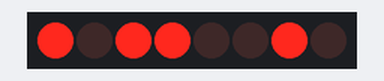
Bench run of a sketch on a simulated Arduino Uno, built with avr-gcc and run on an emulated ATmega328P. Parts: 8 shift-register outputs drawn as a row of LEDs (first output left, lit = HIGH). Wiring (inferred from the names in the program): shift register (74HC595): data pin 12; shift clock pin 9; latch pin 11. Wiring (inferred from the signals the program sends): row of LEDs: on Q0, Q1, Q2, Q3, Q4, Q5, Q6, Q7.

Above: at 0.5 s.
At 2.5 s:
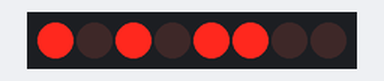
At 3.5 s:
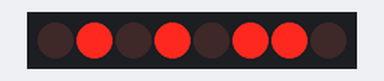
At 4.5 s:
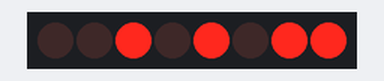
At 6.5 s:
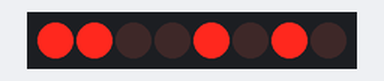
At 9.5 s:
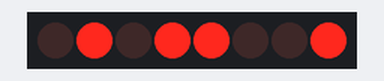
Timing chart, 0 to 10.4 s (numbered marks = the images above):
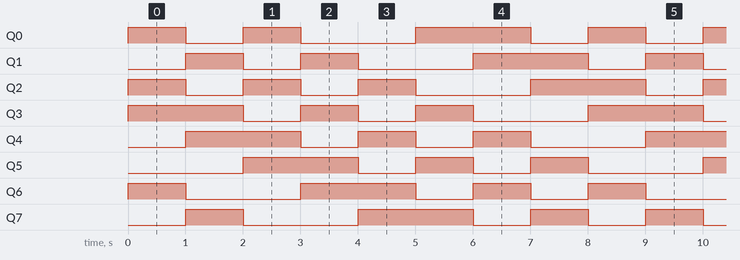

The sketch:

17.LogikalShift.ino
```cpp
int latchPin = 11; // Pin connected to ST_CP of 74HC595
int clockPin = 9; // Pin connected to SH_CP of 74HC595
int dataPin = 12; // Pin connected to DS of 74HC595

//byte LEDs = 0xff; //1111 1111
byte myByte = 0b01001101;

void setup() {
    Serial.begin(115200);
    pinMode(latchPin, OUTPUT);
    pinMode(clockPin, OUTPUT);
    pinMode(dataPin, OUTPUT);
}

void loop()
{
    digitalWrite(latchPin, LOW);    //to enable input to come
    shiftOut(dataPin, clockPin, MSBFIRST, myByte);  //LSBFIRST refers to least significant bit first and MSBFIRST refers to most significant bit first
    digitalWrite(latchPin, HIGH);   //to disable input to come

    //myByte = myByte*2;   //this does logical shift to the left
    //myByte = myByte/2;   //this does logical shift to the right

     if(myByte >= 128){
         myByte = myByte - 128;
         myByte = myByte*2 + 1;
     }
     else{
         myByte = myByte*2;
     }                                  // --->>> Cirkular Left shift

    //myByte = myByte*128(this shit shifts the one at LSB to MSB) + myByte/2;(This shit works on pulling others behing)       // --->>>Single Line code for Cirkular Right shift
    //myByte = myByte/128(this shit shifts the one at MSB to LSB) + myByte*2;(This shit works on others pushing ahead)      // --->>>Single Line code for Cirkular Left shift

    delay(1000);
}
```

Measured:
- by itself, Q0, Q1: repeats every 8.0 s: LOW 1.0 s, HIGH 1.0 s, LOW 2.0 s, HIGH 2.0 s, LOW 1.0 s, HIGH 1.0 s
- by itself, Q2–5: repeats every 8.0 s: 2 × (LOW 1.0 s, HIGH 1.0 s), LOW 2.0 s, HIGH 2.0 s
- by itself, Q6, Q7: repeats every 8.0 s: LOW 2.0 s, HIGH 2.0 s, 2 × (LOW 1.0 s, HIGH 1.0 s)
